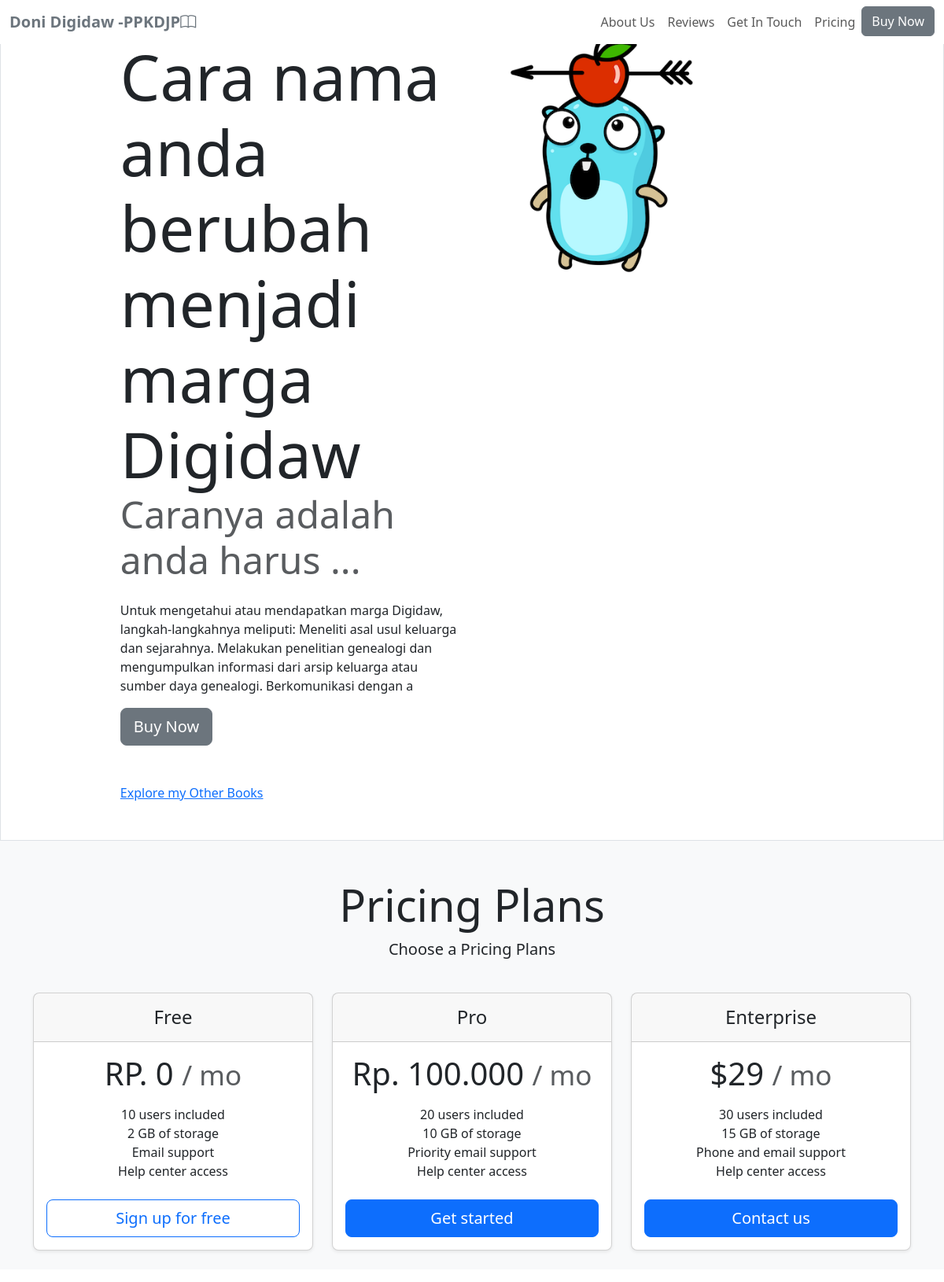
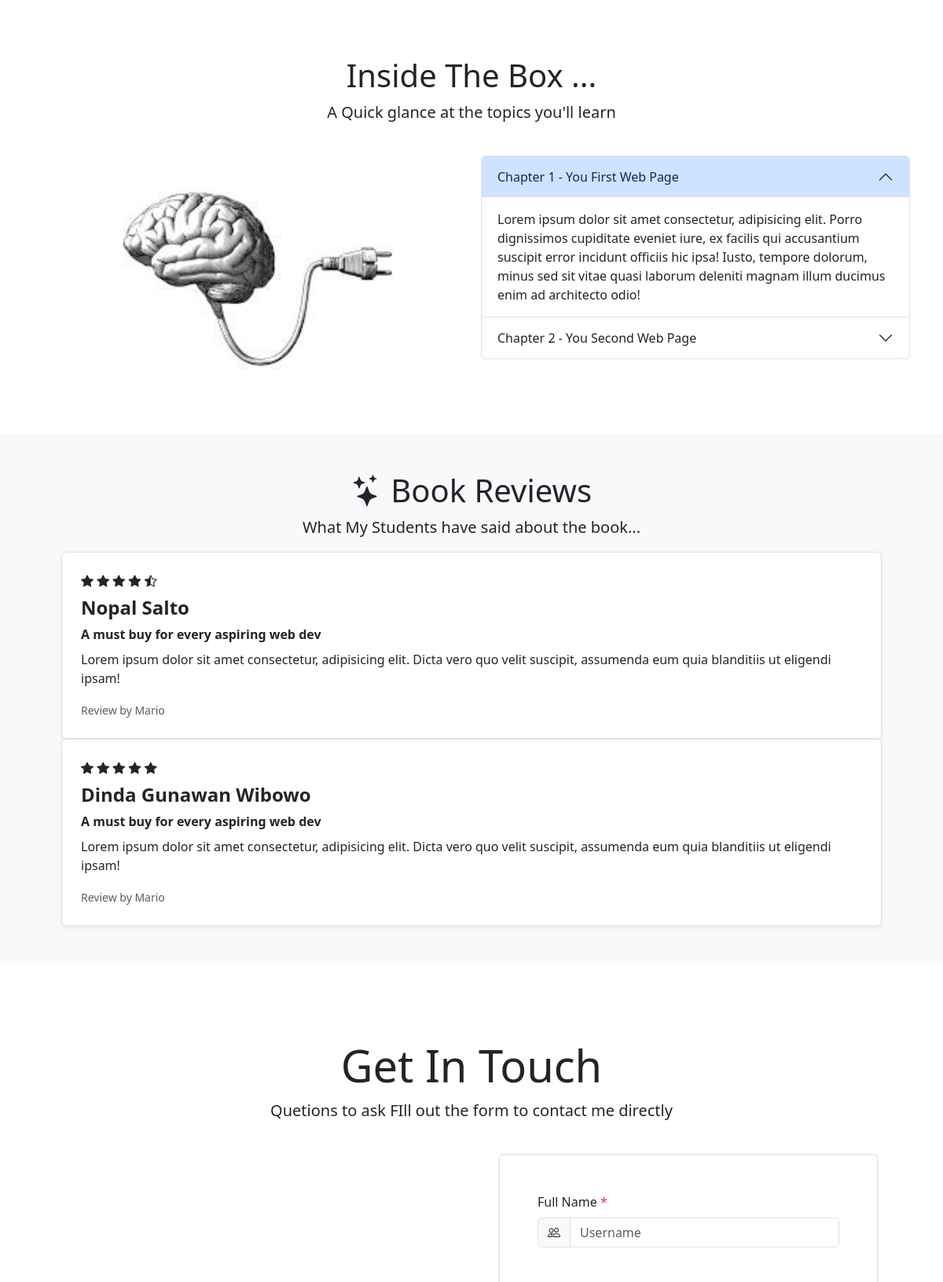
The app's page /belajar.php (upper part) with its own data (2 pictures, top to bottom).
### tables this page shows
CREATE TABLE `intro` (
  `id` int(11) NOT NULL,
  `judulWebsite` varchar(45) DEFAULT NULL,
  `judul` varchar(45) DEFAULT NULL,
  `subJudul` varchar(45) DEFAULT NULL,
  `isiKonten` varchar(255) DEFAULT NULL,
  `gambar` varchar(70) DEFAULT NULL,
  `gambar2` varchar(70) DEFAULT NULL,
  `status` tinyint(2) NOT NULL DEFAULT 0,
  `created_at` date NOT NULL,
  `updated_at` date DEFAULT NULL,
  `deleted_at` date DEFAULT NULL
);

### contents/index.php (called while the page is built, shortened)
<?php
require_once '../config/connection.php';
require_once 'layouts/head.php';
$select = mysqli_query($conn,"SELECT * FROM intro WHERE status = 1");
$row = mysqli_fetch_assoc($select);
?>
<?php
require_once 'layouts/navbar.php';
?>
<?php
require_once 'layouts/pricingPlans.php';
?>
<?php
require_once 'layouts/acordion.php';
?>
<?php
require_once 'layouts/reviews.php';
?>
<?php
require_once 'layouts/getInTouch.php';
?>
<?php
include 'layouts/body.php';
?>

### belajar.php (called while the page is built)
<?php
include './contents/index.php'
?>

### contents/layouts/acordion.php (the view, shortened to what this page needs)
<div class="container py-5">
    <div class="text-center py-4">
        <h1 class="display-6   text-bold fw-2">Inside The Box ...</h1>
        <p class="lead">A Quick glance at the topics you'll learn</p>
    </div>
    <div class="row justify-content-center">
        <div class="col-sm mb-2">
            <img src="../asset/img/<?=$row['gambar']?>" alt=" <?=$row['gambar2']?>" width="100%">
        </div>
        <div class="col-sm">
            <div class="accordion" id="accordionExample">
                <div class="accordion-item">
                    <h2 class="accordion-header" id="headingOne">
                        <button class="accordion-button" type="button" data-bs-toggle="collapse"
                            data-bs-target="#collapseOne" aria-expanded="true" aria-controls="collapseOne">
                            Chapter 1 - You First Web Page
                        </button>
                    </h2>
                    <div id="collapseOne" class="accordion-collapse collapse show" aria-labelledby="headingOne"
                        data-bs-parent="#accordionExample">
                        <div class="accordion-body">
                            Lorem ipsum dolor sit amet consectetur, adipisicing elit. Porro dignissimos cupiditate
                            eveniet iure, ex facilis qui accusantium suscipit error incidunt officiis hic ipsa! Iusto,
                            tempore dolorum, minus sed sit vitae quasi laborum deleniti magnam illum ducimus enim ad
                            architecto odio!
                        </div>
                    </div>
                </div>
                <div class="accordion-item">
                    <h2 class="accordion-header" id="headingTwo">
                        <button class="accordion-button collapsed" type="button" data-bs-toggle="collapse"
                            data-bs-target="#collapseTwo" aria-expanded="false" aria-controls="collapseTwo">
                            Chapter 2 - You Second Web Page
                        </button>
                    </h2>
                </div>
            </div>
        </div>
    </div>
</div>

### contents/layouts/head.php (shortened to what this page needs)
<!DOCTYPE html>
<html lang="en">
<head>
    <link rel="stylesheet" href="../asset/css/bootstrap.min.css">
    <link rel="stylesheet" href="https://cdn.jsdelivr.net/npm/bootstrap-icons@1.11.3/font/bootstrap-icons.min.css">
</head>
<body>

### contents/layouts/navbar.php (shortened to what this page needs)
<div class="navbar navbar-expand-md navbar-light position-fixed bg-white" style="width: 100%;z-index: 1000;">
    <div class="container-xxl">
        <a href="#intro" class="navbar-brand">
            <span class="fw-bold text-secondary">
                <?= isset($row['judulWebsite'])?  $row['judulWebsite'] : null?><i class="bi bi-book"></i>
            </span>
        </a>
        <div class="collapse navbar-collapse justify-content-end align-center" id="main-nav">
            <ul class="navbar-nav">
                <li class="nav-item">
                    <a href="#intro" class="nav-link ">
                        About Us
                    </a>
                </li>
                <li class="nav-item">
                    <a href="#reviews" class="nav-link">
                        Reviews
                    </a>
                </li>
                <li class="nav-item">
                    <a href="#getInTouch" class="nav-link">
                        Get In Touch
                    </a>
                </li>
                <li class="nav-item">
                    <a href="#pricing" class="nav-link">
                        Pricing
                    </a>
                </li>
                <li class="nav-item m2 d-none d-md-inline">
                    <a href="" class="btn btn-secondary">Buy Now</a>
                </li>
            </ul>
        </div>
    </div>
</div>
<section id="intro" class="border p-5  bg-white">
    <div class="container-lg">
        <div class="row justify-content-center align-item-center">
            <div class="col-md-5 text-center text-md-start">
                <div class="display-1">
                    <?= isset($row['judul']) ?$row['judul']:null ?>
                </div>
                <div class="display-5 text-muted">
                    <?= isset($row['subJudul']) ?$row['subJudul']:null ?>
                </div>
                <p class="lead my-4 text-muted">
                <p> <?= isset($row['isiKonten']) ?$row['isiKonten']:null ?></p>
                </p>
                <a href="" class="btn btn-secondary btn-lg">Buy Now</a>
                <a href="Explore My Other Books" class="d-block mt-5">Explore my Other Books</a>
            </div>
            <div class="col-md-5 text-center text-md-start align-item-center">
                <img src="../asset/img/<?= isset($row['gambar2']) ? $row['gambar2'] : null ?>" width="300" class=""
                    alt="<?= isset($row['gambar2']) ? $row['gambar2'] : null ?>">
            </div>
        </div>
    </div>
</section>

### contents/layouts/pricingPlans.php (shortened to what this page needs)
<div class="bg-light" id="pricing">
    <div class="pricing-header px-3 py-3 pt-md-5 pb-md-4 mx-auto text-center">
        <h1 class="display-4">Pricing Plans</h1>
        <p class="lead">Choose a Pricing Plans</p>
    </div>
    <div class="container">
        <div class="row row-cols-1 row-cols-md-3 mb-3 text-center">
            <div class="col">
                <div class="card mb-4 rounded-3 shadow-sm">
                    <div class="card-header py-3">
                        <h4 class="my-0 fw-normal">Free</h4>
                    </div>
                    <div class="card-body">
                        <h1 class="card-title pricing-card-title">RP. 0 <small class="text-muted">/ mo</small></h1>
                        <ul class="list-unstyled mt-3 mb-4">
                            <li>10 users included</li>
                            <li>2 GB of storage</li>
                            <li>Email support</li>
                            <li>Help center access</li>
                        </ul>
                        <button type="button" class="w-100 btn btn-lg btn-outline-primary">Sign up for free</button>
                    </div>
                </div>
            </div>
            <div class="col">
                <div class="card mb-4 rounded-3 shadow-sm">
                    <div class="card-header py-3">
                        <h4 class="my-0 fw-normal">Pro</h4>
                    </div>
                    <div class="card-body">
                        <h1 class="card-title pricing-card-title">Rp. 100.000 <small class="text-muted">/ mo</small>
                        </h1>
                        <ul class="list-unstyled mt-3 mb-4">
                            <li>20 users included</li>
                            <li>10 GB of storage</li>
                            <li>Priority email support</li>
                            <li>Help center access</li>
                        </ul>
                        <button type="button" class="w-100 btn btn-lg btn-primary">Get started</button>
                    </div>
                </div>
            </div>
            <div class="col">
                <div class="card mb-4 rounded-3 shadow-sm">
                    <div class="card-header py-3">
                        <h4 class="my-0 fw-normal">Enterprise</h4>
                    </div>
                    <div class="card-body">
                        <h1 class="card-title pricing-card-title">$29 <small class="text-muted">/ mo</small></h1>
                        <ul class="list-unstyled mt-3 mb-4">
                            <li>30 users included</li>
                            <li>15 GB of storage</li>
                            <li>Phone and email support</li>
                            <li>Help center access</li>
                        </ul>
                        <button type="button" class="w-100 btn btn-lg btn-primary">Contact us</button>
                    </div>
                </div>
            </div>
        </div>
    </div>
</div>

### contents/layouts/reviews.php
<div class="bg-light" id="reviews">
    <div class="container p-5">
        <div class="text-center">
            <h1 class="display-6 text-bold fw-2"><i class="bi bi-stars"></i> Book Reviews</h1>
            <p class="lead">What My Students have said about the book...</p>
        </div>
        <div>
            <div class="review-card bg-white border rounded shadow-sm ">
                <div class="p-4">
                    <div>
                        <i class="bi bi-star-fill"></i>
                        <i class="bi bi-star-fill"></i>
                        <i class="bi bi-star-fill"></i>
                        <i class="bi bi-star-fill"></i>
                        <i class="bi bi-star-half"></i>
                    </div>
                    <div>
                        <p class="my-1 fs-4"><strong>Nopal Salto</strong></p>
                    </div>
                    <div>
                        <p class="mb-0"><strong>A must buy for every aspiring web dev</strong></p>
                    </div>
                    <p class="mt-2">Lorem ipsum dolor sit amet consectetur, adipisicing elit. Dicta vero quo velit suscipit, assumenda eum quia blanditiis ut eligendi ipsam!</p>
                    <small class="text-muted">Review by Mario</small>
                </div>
            </div>
            <div class="review-card bg-white border rounded shadow-sm">
                <div class="p-4">
                    <div>
                        <i class="bi bi-star-fill"></i>
                        <i class="bi bi-star-fill"></i>
                        <i class="bi bi-star-fill"></i>
                        <i class="bi bi-star-fill"></i>
                        <i class="bi bi-star-fill"></i>
                    </div>
                    <div>
                        <p class="my-1 fs-4"><strong>Dinda Gunawan Wibowo</strong></p>
                    </div>
                    <div>
                        <p class="mb-0"><strong>A must buy for every aspiring web dev</strong></p>
                    </div>
                    <p class="mt-2">Lorem ipsum dolor sit amet consectetur, adipisicing elit. Dicta vero quo velit suscipit, assumenda eum quia blanditiis ut eligendi ipsam!</p>
                    <small class="text-muted">Review by Mario</small>
                </div>
            </div>
        </div>
    </div>

### contents/layouts/getInTouch.php (shortened to what this page needs)
<div class="bg-white p-5" id="getInTouch">
    <div class="pricing-header px-3 py-3 pt-md-5 pb-md-4 mx-auto text-center">
        <h1 class="display-4">Get In Touch</h1>
        <p class="lead">Quetions to ask FIll out the form to contact me directly</p>
    </div>
    <div class="container">
        <div class="row gy-3 gy-md-4 gy-lg-0 align-items-xl-center">
            <div class="col-12 col-lg-6">
                <div class="row justify-content-xl-center">
                    <div class="col-12 col-xl-11">
                        <div class="bg-white border rounded shadow-sm overflow-hidden">
                            <form action="#!" method="post">
                                <div class="row gy-4 gy-xl-5 p-4 p-xl-5">
                                    <div class="col-12">
                                        <label for="fullname" class="form-label">Full Name <span
                                                class="text-danger">*</span></label>
                                        <div class="input-group mb-3">
                                            <span class="input-group-text" id="basic-addon1"><i
                                                    class="bi bi-people"></i></span>
                                            <input type="text" class="form-control" placeholder="Username"
                                                aria-label="Username" id="fullname" aria-describedby="basic-addon1">
                                        </div>
                                    </div>
                                </div>
                            </form>
                        </div>
                    </div>
                </div>
            </div>
        </div>
    </div>
</div>

### contents/layouts/body.php (shortened to what this page needs)
</body>
</html>

### records on screen
intro: judulWebsite "Doni Digidaw -PPKDJP", judul "Cara nama anda berubah menjadi marga Digidaw", subJudul "Caranya adalah anda harus ...", isiKonten "Untuk mengetahui atau mendapatkan marga Digidaw, langkah-langkahnya meliputi: Meneliti asal usul keluarga dan sejarahnya. Melakukan penelitian genealogi dan mengumpulkan informasi dari arsip keluarga atau sumber daya genealogi. Berkomunikasi dengan a", gambar2 (picture), gambar (picture)
